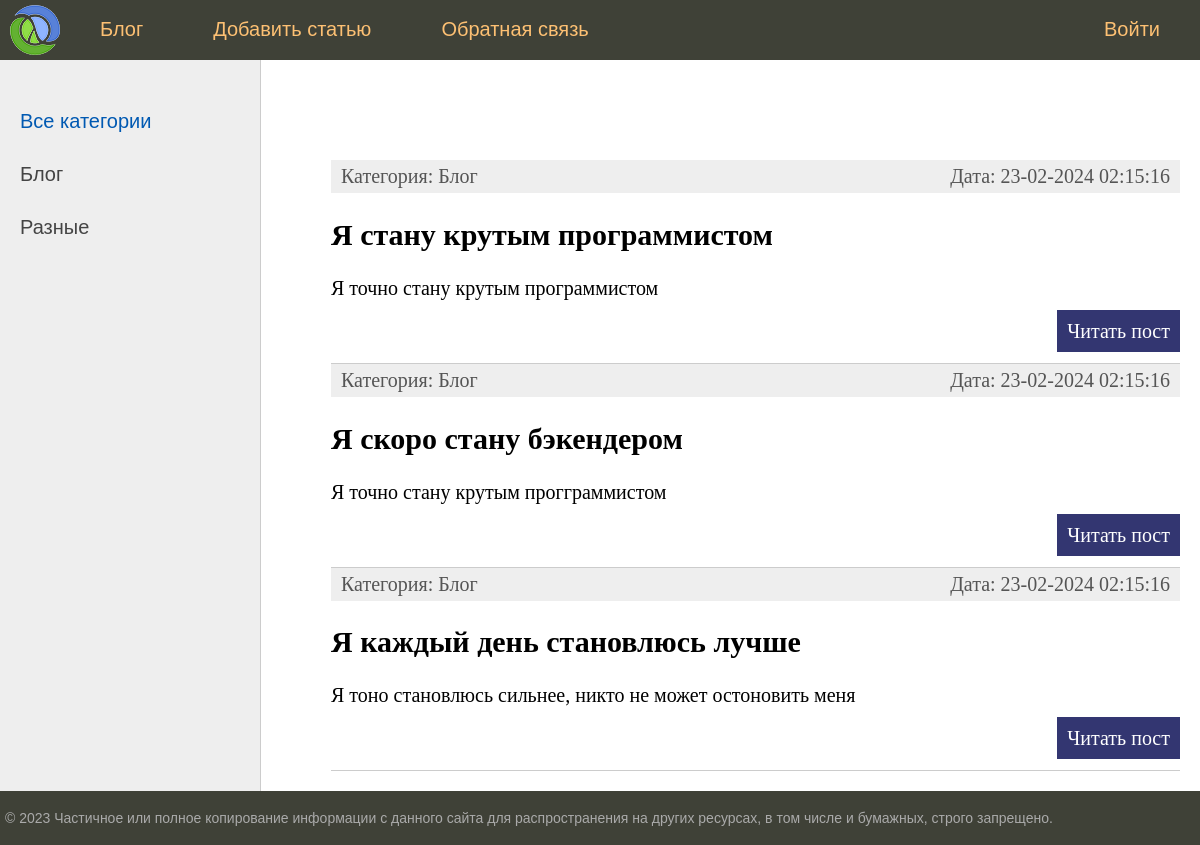
The page / on the database its author committed.
### aset/models.py (models this page shows, shortened)
class Category(models.Model):
    name = models.CharField(max_length=100, db_index=True)
    slug = models.SlugField(max_length=255, unique=True, db_index=True)
    def get_absolute_url(self):
        return reverse('category', kwargs={'cat_slug': self.slug})

class Aset(models.Model):
    class Status(models.IntegerChoices):
        DRAFT = 0, 'Черновик'
        PUBLISHED = 1, 'Опубликовано'
    title = models.CharField(max_length=255)
    slug = models.SlugField(max_length=255, unique=True, db_index=True)
    content = models.TextField(blank=True)
    time_create = models.DateTimeField(auto_now_add=True)
    time_update = models.DateTimeField(auto_now=True)
    is_published = models.BooleanField(choices=Status.choices, default=Status.DRAFT)
    cat = models.ForeignKey('Category', on_delete=models.PROTECT, related_name='posts')
    objects = models.Manager()
    published = PublishedManager()
    class Meta:
        ordering = ['-title']
        indexes = [
            models.Index(fields=['-title'])
        ]
    def get_absolute_url(self):
        return reverse('post', kwargs={'post_slug': self.slug})

### aset/views.py (the view)
# urls.py: path('', views.index, name='home'),
def index(request):
    posts = Aset.published.all()
    data = {
        'title': 'Главная страница',
        'menu': menu,
        'posts': posts,
        'cat_selected': 0,
    }
    return render(request, 'aset/index.html', context=data)

### aset/models.py (called while the page is built)
    def get_queryset(self):
        return super().get_queryset().filter(is_published=Aset.Status.PUBLISHED)

### aset/templatetags/aset_tags.py (called while the page is built)
@register.inclusion_tag('aset/list_categories.html')
def show_categories(cat_selected=0):
    cats = Category.objects.all()
    return {'cats': cats, 'cat_selected': cat_selected}

### aset/templates/aset/index.html (shortened to what this page needs)
{% extends 'base.html' %}
{% block content %}
<ul class="list-articles">
	{% for p in posts %}
			<li><div class="article-panel">
				<p class="first">Категория: {{p.cat.name}}</p>
				<p class="last">Дата: {{p.time_update|date:"d-m-Y H:i:s"}}</p>
			</div>
				<h2>{{p.title}}</h2>
    {% autoescape off %}
	{{p.content|linebreaks|truncatewords:40}}
    {% endautoescape %}
			<p class="link-read-post"><a href="{{ p.get_absolute_url}}">Читать пост</a></p>
			</li>
	{% endfor %}
</ul>
{% endblock %}

### templates/base.html (shortened to what this page needs)
{% load static %}
{% load aset_tags %}
<!DOCTYPE html>
<html>
<head>
	<link type="text/css" href="{% static 'aset/css/styles.css' %}" rel="stylesheet" />
</head>
<body>
<table class="table-page" border=0 cellpadding="0" cellspacing="0">
<tr><td valign=top>
{% block mainmenu %}
		<div class="header">
			<ul id="mainmenu" class="mainmenu">
			<li class="logo"><a href="{% url 'home' %}"><div class="logo"></div></a></li>
{% for m in menu %}
	{% if not forloop.last %}<li>{% else %}<li class="last">{% endif %}
		<a href="{% url m.url_name %}">{{m.title}}</a></li>
{% endfor %}
			</ul>
		</div>
{% endblock mainmenu %}
<table class="table-content" border=0 cellpadding="0" cellspacing="0">
<tr>
	<td valign="top" class="left-chapters">
	<ul id="leftchapters">
		{% if cat_selected == 0 or cat_selected is None %}
		<li class="selected">Все категории</li>
		{% else %}
		<li><a href="{% url 'home' %}">Все категории</a></li>
		{% endif %}
		{% show_categories cat_selected %}
	</ul>
</td>
<td valign="top" class="content">
	<div class="content-text">
{% block content %}
{% endblock %}
	</div>
</td></tr></table>
</td></tr>
<tr><td valign=top>
	<div id="footer">
		<p>&copy; 2023 Частичное или полное копирование информации с данного сайта для распространения на других ресурсах, в том числе и бумажных, строго запрещено.</p>
	</div>
</td></tr></table>
</body>
</html>

### aset/templates/aset/list_categories.html
{% for cat in cats %}
{% if cat.id == cat_selected%}
<li class="selected">{{ cat.name }}</li>
{% else %}
<li><a href="{{ cat.get_absolute_url }}">{{ cat.name }}</a></li>
{% endif %}
{% endfor %}

### rows shown on the page
Category: name "Блог"
Category: name "Разные"
Aset: cat.name "Блог", time_update "23-02-2024 02:15:16", title "Я стану крутым программистом", content "Я точно стану крутым программистом"
Aset: cat.name "Блог", time_update "23-02-2024 02:15:16", title "Я скоро стану бэкендером", content "Я точно стану крутым прогграммистом"
Aset: cat.name "Блог", time_update "23-02-2024 02:15:16", title "Я каждый день становлюсь лучше", content "Я тоно становлюсь сильнее, никто не может остоновить меня"

### other values the page prints
{{ m.title }} "Блог" "Добавить статью" "Обратная связь" "Войти"
